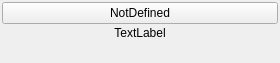
<?xml version="1.0" encoding="UTF-8"?>
<ui version="4.0">
 <class>FormCmd</class>
 <widget class="QWidget" name="FormCmd">
  <property name="geometry">
   <rect>
    <x>0</x>
    <y>0</y>
    <width>280</width>
    <height>63</height>
   </rect>
  </property>
  <property name="maximumSize">
   <size>
    <width>400</width>
    <height>16777215</height>
   </size>
  </property>
  <property name="windowTitle">
   <string>Form</string>
  </property>
  <layout class="QGridLayout" name="gridLayout">
   <property name="leftMargin">
    <number>2</number>
   </property>
   <property name="topMargin">
    <number>2</number>
   </property>
   <property name="rightMargin">
    <number>2</number>
   </property>
   <property name="bottomMargin">
    <number>2</number>
   </property>
   <property name="spacing">
    <number>2</number>
   </property>
   <item row="0" column="0">
    <widget class="QPushButton" name="btn">
     <property name="minimumSize">
      <size>
       <width>130</width>
       <height>0</height>
      </size>
     </property>
     <property name="text">
      <string>NotDefined</string>
     </property>
    </widget>
   </item>
   <item row="2" column="0">
    <spacer name="verticalSpacer">
     <property name="orientation">
      <enum>Qt::Vertical</enum>
     </property>
     <property name="sizeHint" stdset="0">
      <size>
       <width>20</width>
       <height>10</height>
      </size>
     </property>
    </spacer>
   </item>
   <item row="0" column="1" rowspan="3">
    <layout class="QVBoxLayout" name="valueLayout">
     <property name="spacing">
      <number>2</number>
     </property>
     <property name="leftMargin">
      <number>0</number>
     </property>
    </layout>
   </item>
   <item row="1" column="0">
    <widget class="QLabel" name="label">
     <property name="minimumSize">
      <size>
       <width>130</width>
       <height>0</height>
      </size>
     </property>
     <property name="text">
      <string>TextLabel</string>
     </property>
     <property name="alignment">
      <set>Qt::AlignCenter</set>
     </property>
    </widget>
   </item>
  </layout>
 </widget>
 <resources/>
 <connections/>
</ui>
